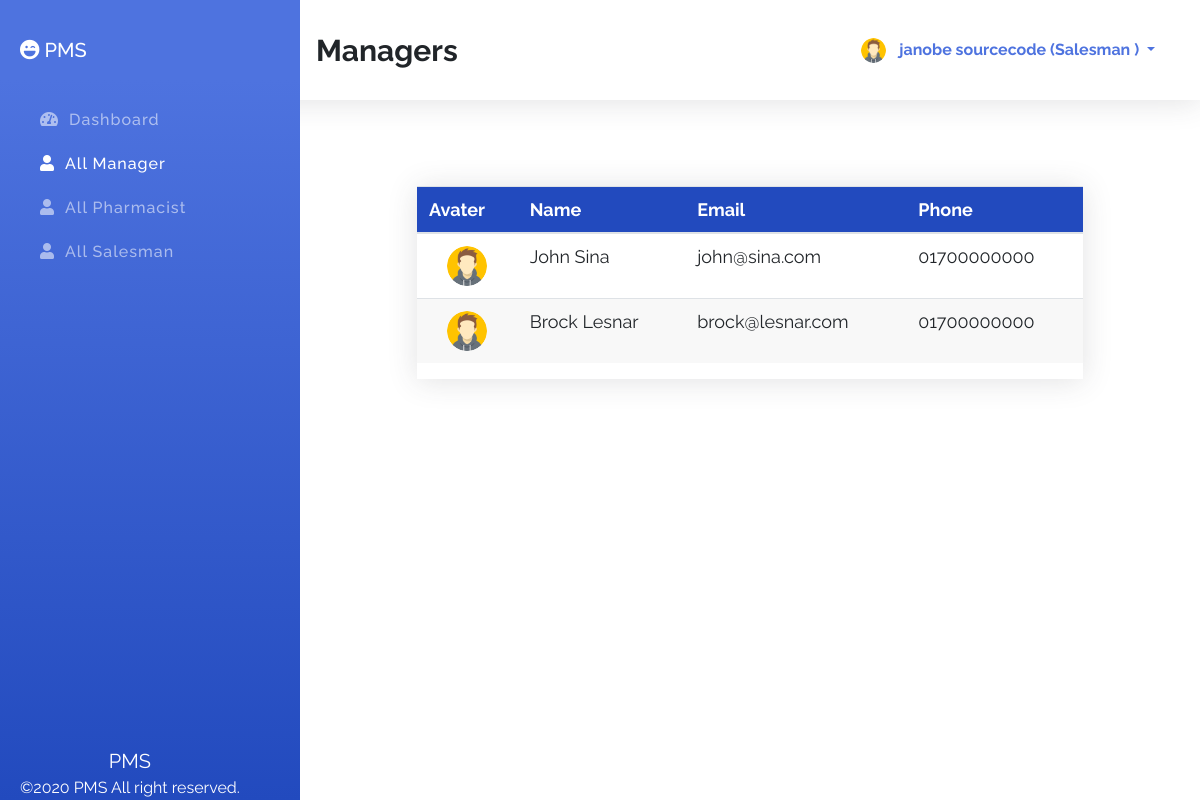
Screenshot of /index.php?id=allManager (signed in) with the database file from the repository.
### tables this page shows
CREATE TABLE `salesmans` (
  `id` int(11) NOT NULL,
  `fname` varchar(100) NOT NULL,
  `lname` varchar(100) NOT NULL,
  `email` varchar(100) NOT NULL,
  `phone` varchar(100) NOT NULL,
  `password` varchar(255) NOT NULL,
  `role` varchar(100) NOT NULL DEFAULT 'salesman',
  `avatar` varchar(255) NOT NULL DEFAULT 'avatar.png'
);

CREATE TABLE `managers` (
  `id` int(11) NOT NULL,
  `fname` varchar(100) NOT NULL,
  `lname` varchar(100) NOT NULL,
  `email` varchar(100) NOT NULL,
  `phone` varchar(100) NOT NULL,
  `password` varchar(255) NOT NULL,
  `role` varchar(100) NOT NULL DEFAULT 'manager',
  `avatar` varchar(255) NOT NULL DEFAULT 'avatar.png'
);

### index.php (the view, shortened to what this page needs)
<?php
    $sessionId = isset($_SESSION['id']) ?$_SESSION['id'] :'';
    $sessionRole = isset($_SESSION['role']) ?$_SESSION['role'] :'';
    $connection = mysqli_connect( DB_HOST, DB_USER, DB_PASSWORD, DB_NAME );
    $id = isset($_REQUEST['id']) ? $_REQUEST['id']:'dashboard';
    $action = isset($_REQUEST['action']) ?$_REQUEST['action']: '';
?>
<!DOCTYPE html>
<html lang="en">
<head>
    <link rel="stylesheet" href="assets/css/bootstrap.min.css">
    <link rel="stylesheet" href="assets/css/all.min.css">
    <link rel="stylesheet" href="assets/css/style.css">
</head>
<body>
    <section class="topber">
        <div class="topber__title">
            <span class="topber__title--text">
                <?php
                    if ( 'dashboard' == $id ) {
                        echo "DashBoard";
                    } elseif ( 'addManager' == $id ) {
                        echo "Add Manager";
                    } elseif ( 'allManager' == $id ) {
                        echo "Managers";
                    } elseif ( 'addPharmacist' == $id ) {
                        echo "Add Pharmacist";
                    } elseif ( 'allPharmacist' == $id ) {
                        echo "Pharmacists";
                    } elseif ( 'addSalesman' == $id ) {
                        echo "Add Salesman";
                    } elseif ( 'allSalesman' == $id ) {
                        echo "Salesmans";
                    } elseif ( 'userProfile' == $id ) {
                        echo "Your Profile";
                    } elseif ( 'editManager' == $action ) {
                        echo "Edit Manager";
                    } elseif ( 'editPharmacist' == $action ) {
                        echo "Edit Pharmacist";
                    } elseif ( 'editSalesman' == $action ) {
                        echo "Edit Salesman";
                    }
                ?>
            </span>
        </div>
        <div class="topber__profile">
            <?php
                $query = "SELECT fname,lname,role,avatar FROM {$sessionRole}s WHERE id='$sessionId'";
                $result = mysqli_query( $connection, $query );
                if ( $data = mysqli_fetch_assoc( $result ) ) {
                    $fname = $data['fname'];
                    $lname = $data['lname'];
                    $role = $data['role'];
                    $avatar = $data['avatar'];
                ?>
                <img src="assets/img/<?php echo "$avatar"; ?>" height="25" width="25" class="rounded-circle" alt="profile">
                <div class="dropdown">
                    <button class="btn dropdown-toggle" type="button" id="dropdownMenuButton" data-toggle="dropdown" aria-haspopup="true" aria-expanded="false">
                    <?php
                        echo "$fname $lname (" . ucwords( $role ) . " )";
                        }
                    ?>
                    </button>
                </div>
        </div>
    </section>
    <section id="sideber" class="sideber">
        <ul class="sideber__ber">
            <h3 class="sideber__panel"><i id="left" class="fas fa-laugh-wink"></i> PMS</h3>
            <li id="left" class="sideber__item<?php if ( 'dashboard' == $id ) {
                                                  echo " active";
                                              }?>">
                <a href="index.php?id=dashboard"><i id="left" class="fas fa-tachometer-alt"></i>Dashboard</a>
            </li>
            <li id="left" class="sideber__item<?php if ( 'allManager' == $id ) {
    echo " active";
}?>">
                <a href="index.php?id=allManager"><i id="left" class="fas fa-user"></i>All Manager</a>
            </li>
            <li id="left" class="sideber__item<?php if ( 'allPharmacist' == $id ) {
    echo " active";
}?>">
                <a href="index.php?id=allPharmacist"><i id="left" class="fas fa-user"></i>All Pharmacist</a>
            </li>
            <li id="left" class="sideber__item<?php if ( 'allSalesman' == $id ) {
    echo " active";
}?>">
                <a href="index.php?id=allSalesman"><i id="left" class="fas fa-user"></i>All Salesman</a>
            </li>
        </ul>
        <footer class="text-center"><span>PMS</span><br>©2020 PMS All right reserved.</footer>
    </section>
    <section class="main">
        <div class="container">
            <div class="manager">
                <?php if ( 'allManager' == $id ) {?>
                    <div class="allManager">
                        <div class="main__table">
                            <table class="table">
                                <thead>
                                    <tr>
                                        <th scope="col">Avater</th>
                                        <th scope="col">Name</th>
                                        <th scope="col">Email</th>
                                        <th scope="col">Phone</th>
                                    </tr>
                                </thead>
                                <tbody>
                                    <?php
                                        $getManagers = "SELECT * FROM managers";
                                            $result = mysqli_query( $connection, $getManagers );
                                        while ( $manager = mysqli_fetch_assoc( $result ) ) {?>
                                        <tr>
                                            <td>
                                                <center><img class="rounded-circle" width="40" height="40" src="assets/img/<?php echo $manager['avatar']; ?>" alt=""></center>
                                            </td>
                                            <td><?php printf( "%s %s", $manager['fname'], $manager['lname'] );?></td>
                                            <td><?php printf( "%s", $manager['email'] );?></td>
                                            <td><?php printf( "%s", $manager['phone'] );?></td>
                                        </tr>
                                    <?php }?>
                                </tbody>
                            </table>
                        </div>
                    </div>
                <?php }?>
            </div>
        </div>
    </section>
</body>
</html>

### assets/css/style.css (style rules this page uses)
*, *::before, *::after { margin: 0; padding: 0; -webkit-box-sizing: border-box; box-sizing: border-box; }
body { font-family: "Raleway", sans-serif; }
a { text-decoration: none !important; }
.topber { position: fixed; width: 100%; top: 0; left: 0; padding-left: 300px; right: 0; z-index: 999; -webkit-box-shadow: 0 0.15rem 1.75rem 0 rgba(58, 59, 69, 0.15); box-shadow: 0 0.15rem 1.75rem 0 rgba(58, 59, 69, 0.15); background-color: #fff; }
.topber__title { height: 12.5vh; float: left; display: -webkit-box; display: -ms-flexbox; display: flex; -webkit-box-orient: horizontal; -webkit-box-direction: normal; -ms-flex-direction: row; flex-direction: row; -webkit-box-align: center; -ms-flex-align: center; align-items: center; padding-left: 1rem; }
.topber__title--text { font-size: 30px; font-weight: bold; }
.topber__profile { height: 12.5vh; float: right; padding-right: 10px; display: -webkit-box; display: -ms-flexbox; display: flex; -webkit-box-orient: horizontal; -webkit-box-direction: normal; -ms-flex-direction: row; flex-direction: row; -webkit-box-align: center; -ms-flex-align: center; align-items: center; padding: 2rem; }
.topber__profile button { color: #4e73df; line-height: 10px; font-weight: bold; }
.sideber { position: fixed; top: 0; overflow-y: auto; left: 0; bottom: 0; width: 300px; height: 100vh; padding: 40px 20px 20px 20px; background-color: #4e73df; background-image: -webkit-gradient(linear, left top, left bottom, color-stop(10%, #4e73df), to(#224abe)); background-image: linear-gradient(180deg, #4e73df 10%, #224abe 100%); background-size: cover; -webkit-transition: left 0.5s ease; transition: left 0.5s ease; z-index: 999; }
.sideber__ber { list-style: none; }
.sideber__panel { font-size: 20px; color: #fff; line-height: 1.2rem; padding-bottom: 30px; }
.sideber__panel i { color: #fff; }
.sideber__item { padding: 10px; }
.sideber__item a { color: rgba(255, 255, 255, 0.55); font-size: 16px; letter-spacing: 1px; font-weight: 500; }
.sideber__item a i { color: rgba(255, 255, 255, 0.55); padding: 0 10px; }
.sideber__item:hover a, .sideber__item.active a, .sideber__item.active i, .sideber__item:hover i { color: #fff; -webkit-transition: 0.3s ease; transition: 0.3s ease; }
.sideber footer { position: absolute; bottom: 0; font-size: 16px; color: #fff; }
.sideber footer span { font-size: 20px; }
.main { margin-left: 300px; margin-top: 10vh; padding: 2rem; }
.main__table { margin: 50px 70px; -webkit-box-shadow: 0 0.15rem 1.75rem 0 rgba(58, 59, 69, 0.15); box-shadow: 0 0.15rem 1.75rem 0 rgba(58, 59, 69, 0.15); overflow-x: auto; }
.main__table .table { font-size: 18px; font-weight: 400; }
.main__table .table th { color: #ffffff; background: #224abe; }
.main__table .table tr:nth-child(even) { background: #f8f8f8; }

### rows the page displays
salesmans: avatar (placeholder picture), fname "janobe", lname "sourcecode", role "Salesman"
managers: avatar (placeholder picture), fname "John", lname "Sina", email "john@sina.com", phone "01700000000"
managers: avatar (placeholder picture), fname "Brock", lname "Lesnar", email "brock@lesnar.com", phone "01700000000"
